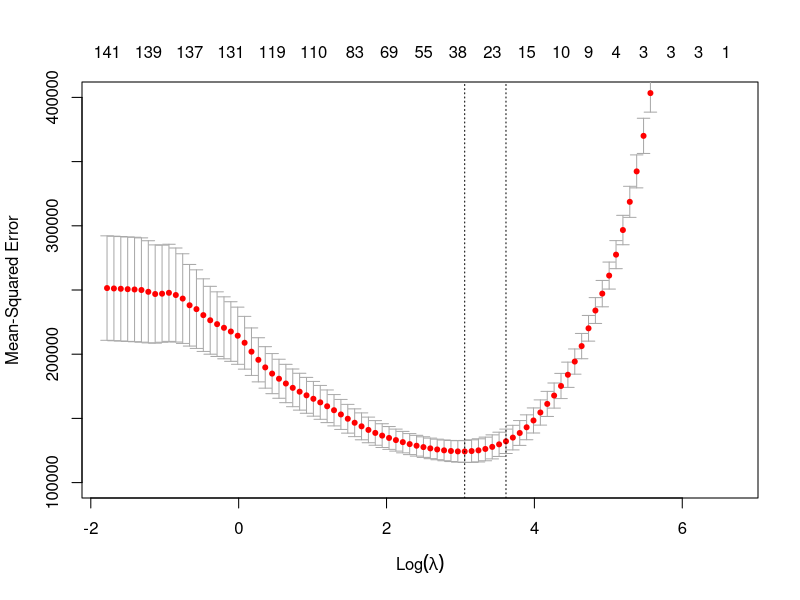
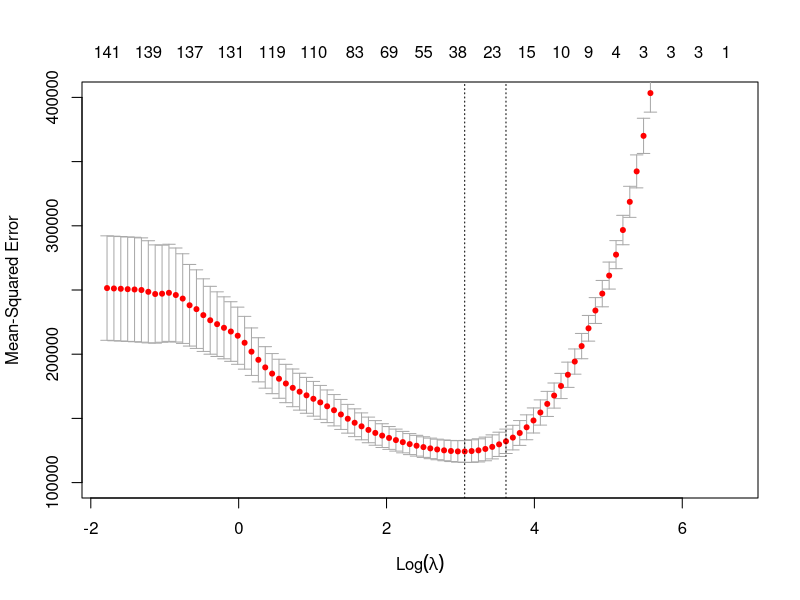

The R script that drew these images, in order:
## ---- chunk 1
#| label: setup
#| include: false
#| eval: true

# Elimino todo del Entorno
rm(list = ls())

# Cargo bibliotecas necesarias
library(tidyverse)
library(glmnet)
## ---- chunk 2
#| eval: true
tienda <- read_csv("data/tienda.csv") |>
  mutate(zona = factor(zona, levels = c("pueblo", "ciudad", "capital")))
formula <- ventas ~ (poly(edad, 4) + poly(log(renta), 4) +
                       factor(educ) + mujer + descuento + zona)^2
## ---- chunk 3
#| eval: true
x <- model.matrix(formula, data = tienda)
y <- tienda$ventas
## ---- chunk 4
#| eval: true
set.seed(12345678)
cv <- cv.glmnet(x, y, alpha = 1, nfolds = 10)
plot(cv, ylim = c(100000, 400000))
## ---- chunk 5
#| eval: true
#| output: true
#| echo: false
#| fig-width: 7
#| fig-height: 3
plot(cv, ylim = c(100000, 400000))
## ---- chunk 6
churn <- read_csv("data/churn_clientes.csv") |>
  select(-id_cliente, -plan_tipo)
xc <- model.matrix(churn ~ ., data = churn)
yc <- factor(churn$churn)
set.seed(12345678)
cv_logit <- cv.glmnet(xc, yc, family = "binomial", alpha = 1,
                      type.measure = "auc", nfolds = 10)
